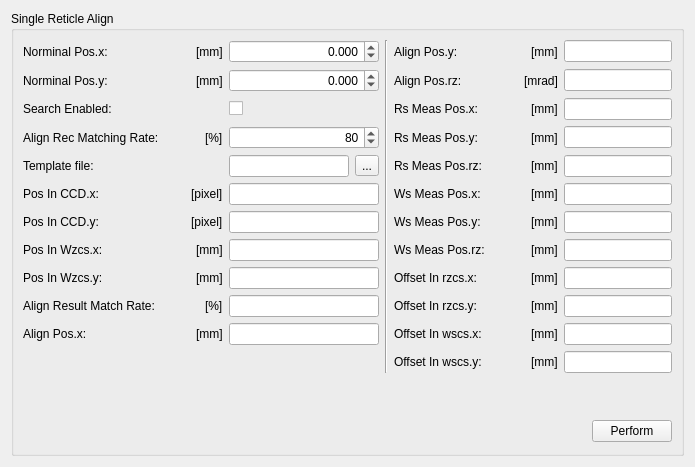
         <widget class="QWidget" name="tab_4">
          <attribute name="title">
           <string>Single Reticle Align</string>
          </attribute>
          <layout class="QGridLayout">
           <item row="0" column="0">
            <widget class="QGroupBox" name="EC4T_TTL_align_qgb">
             <property name="title">
              <string>Single Reticle Align</string>
             </property>
             <layout class="QGridLayout">
              <item row="0" column="0">
               <layout class="QHBoxLayout">
                <item>
                 <widget class="QLabel" name="EC4T_TTL_align__mark_norminal_pos_x_qlb">
                  <property name="text">
                   <string>Norminal Pos.x:</string>
                  </property>
                 </widget>
                </item>
                <item>
                 <spacer>
                  <property name="orientation">
                   <enum>Qt::Horizontal</enum>
                  </property>
                  <property name="sizeHint" stdset="0">
                   <size>
                    <width>40</width>
                    <height>20</height>
                   </size>
                  </property>
                 </spacer>
                </item>
                <item>
                 <widget class="QLabel" name="EC4T_TTL_align__mark_norminal_pos_x_qlb_2">
                  <property name="text">
                   <string>[mm]</string>
                  </property>
                 </widget>
                </item>
               </layout>
              </item>
              <item row="0" column="1" colspan="2">
               <widget class="QDoubleSpinBox" name="EC4T_TTL_align__mark_norminal_pos_x_qdsb">
                <property name="minimumSize">
                 <size>
                  <width>150</width>
                  <height>0</height>
                 </size>
                </property>
                <property name="alignment">
                 <set>Qt::AlignRight|Qt::AlignTrailing|Qt::AlignVCenter</set>
                </property>
                <property name="decimals">
                 <number>3</number>
                </property>
                <property name="minimum">
                 <double>-1000000.000000000000000</double>
                </property>
                <property name="maximum">
                 <double>1000000.000000000000000</double>
                </property>
                <property name="singleStep">
                 <double>0.001000000000000</double>
                </property>
               </widget>
              </item>
              <item row="0" column="3" rowspan="12">
               <widget class="Line" name="line_4">
                <property name="orientation">
                 <enum>Qt::Vertical</enum>
                </property>
               </widget>
              </item>
              <item row="0" column="4">
               <layout class="QHBoxLayout">
                <item>
                 <widget class="QLabel" name="EC4T_TTL_align__align_result_p_align_pos_y_qlb">
                  <property name="text">
                   <string>Align Pos.y:</string>
                  </property>
                 </widget>
                </item>
                <item>
                 <spacer>
                  <property name="orientation">
                   <enum>Qt::Horizontal</enum>
                  </property>
                  <property name="sizeHint" stdset="0">
                   <size>
                    <width>40</width>
                    <height>20</height>
                   </size>
                  </property>
                 </spacer>
                </item>
                <item>
                 <widget class="QLabel" name="EC4T_TTL_align__align_result_p_align_pos_y_qlb_2">
                  <property name="text">
                   <string>[mm]</string>
                  </property>
                 </widget>
                </item>
               </layout>
              </item>
              <item row="0" column="5">
               <widget class="SMEE::StatusLine" name="EC4T_TTL_align__align_result_p_align_pos_y_qle"/>
              </item>
              <item row="1" column="0">
               <layout class="QHBoxLayout">
                <item>
                 <widget class="QLabel" name="EC4T_TTL_align__mark_norminal_pos_y_qlb">
                  <property name="text">
                   <string>Norminal Pos.y:</string>
                  </property>
                 </widget>
                </item>
                <item>
                 <spacer>
                  <property name="orientation">
                   <enum>Qt::Horizontal</enum>
                  </property>
                  <property name="sizeHint" stdset="0">
                   <size>
                    <width>40</width>
                    <height>20</height>
                   </size>
                  </property>
                 </spacer>
                </item>
                <item>
                 <widget class="QLabel" name="EC4T_TTL_align__mark_norminal_pos_y_qlb_2">
                  <property name="text">
                   <string>[mm]</string>
                  </property>
                 </widget>
                </item>
               </layout>
              </item>
              <item row="1" column="1" colspan="2">
               <widget class="QDoubleSpinBox" name="EC4T_TTL_align__mark_norminal_pos_y_qdsb">
                <property name="alignment">
                 <set>Qt::AlignRight|Qt::AlignTrailing|Qt::AlignVCenter</set>
                </property>
                <property name="decimals">
                 <number>3</number>
                </property>
                <property name="minimum">
                 <double>-1000000.000000000000000</double>
                </property>
                <property name="maximum">
                 <double>1000000.000000000000000</double>
                </property>
                <property name="singleStep">
                 <double>0.001000000000000</double>
                </property>
               </widget>
              </item>
              <item row="1" column="4">
               <layout class="QHBoxLayout">
                <item>
                 <widget class="QLabel" name="EC4T_TTL_align__align_result_p_align_pos_rz_qlb">
                  <property name="text">
                   <string>Align Pos.rz:</string>
                  </property>
                 </widget>
                </item>
                <item>
                 <spacer>
                  <property name="orientation">
                   <enum>Qt::Horizontal</enum>
                  </property>
                  <property name="sizeHint" stdset="0">
                   <size>
                    <width>40</width>
                    <height>20</height>
                   </size>
                  </property>
                 </spacer>
                </item>
                <item>
                 <widget class="QLabel" name="EC4T_TTL_align__align_result_p_align_pos_rz_qlb_2">
                  <property name="text">
                   <string>[mrad]</string>
                  </property>
                 </widget>
                </item>
               </layout>
              </item>
              <item row="1" column="5">
               <widget class="SMEE::StatusLine" name="EC4T_TTL_align__align_result_p_align_pos_rz_qle"/>
              </item>
              <item row="2" column="0">
               <layout class="QHBoxLayout">
                <item>
                 <widget class="QLabel" name="EC4T_TTL_align__ttl_align_recipe_search_enabled_qlb">
                  <property name="text">
                   <string>Search Enabled:</string>
                  </property>
                 </widget>
                </item>
                <item>
                 <spacer>
                  <property name="orientation">
                   <enum>Qt::Horizontal</enum>
                  </property>
                  <property name="sizeHint" stdset="0">
                   <size>
                    <width>40</width>
                    <height>20</height>
                   </size>
                  </property>
                 </spacer>
                </item>
               </layout>
              </item>
              <item row="2" column="1">
               <widget class="QCheckBox" name="EC4T_TTL_align__ttl_align_recipe_search_enabled_qckb"/>
              </item>
              <item row="2" column="4">
               <layout class="QHBoxLayout">
                <item>
                 <widget class="QLabel" name="EC4T_TTL_align__align_result_p_rs_meas_pos_x_qlb">
                  <property name="text">
                   <string>Rs Meas Pos.x:</string>
                  </property>
                 </widget>
                </item>
                <item>
                 <spacer>
                  <property name="orientation">
                   <enum>Qt::Horizontal</enum>
                  </property>
                  <property name="sizeHint" stdset="0">
                   <size>
                    <width>40</width>
                    <height>20</height>
                   </size>
                  </property>
                 </spacer>
                </item>
                <item>
                 <widget class="QLabel" name="EC4T_TTL_align__align_result_p_rs_meas_pos_x_qlb_2">
                  <property name="text">
                   <string>[mm]</string>
                  </property>
                 </widget>
                </item>
               </layout>
              </item>
              <item row="2" column="5">
               <widget class="SMEE::StatusLine" name="EC4T_TTL_align__align_result_p_rs_meas_pos_x_qle"/>
              </item>
              <item row="3" column="0">
               <layout class="QHBoxLayout">
                <item>
                 <widget class="QLabel" name="EC4T_TTL_align__ttl_align_recipe_matching_rate_qlb">
                  <property name="text">
                   <string>Align Rec Matching Rate:</string>
                  </property>
                 </widget>
                </item>
                <item>
                 <spacer>
                  <property name="orientation">
                   <enum>Qt::Horizontal</enum>
                  </property>
                  <property name="sizeHint" stdset="0">
                   <size>
                    <width>40</width>
                    <height>20</height>
                   </size>
                  </property>
                 </spacer>
                </item>
                <item>
                 <widget class="QLabel" name="EC4T_TTL_align__ttl_align_recipe_matching_rate_qlb_2">
                  <property name="text">
                   <string>[%]</string>
                  </property>
                 </widget>
                </item>
               </layout>
              </item>
              <item row="3" column="1" colspan="2">
               <widget class="QDoubleSpinBox" name="EC4T_TTL_align__ttl_align_recipe_matching_rate_qdsb">
                <property name="alignment">
                 <set>Qt::AlignRight|Qt::AlignTrailing|Qt::AlignVCenter</set>
                </property>
                <property name="decimals">
                 <number>0</number>
                </property>
                <property name="minimum">
                 <double>-1000000.000000000000000</double>
                </property>
                <property name="maximum">
                 <double>1000000.000000000000000</double>
                </property>
                <property name="value">
                 <double>80.000000000000000</double>
                </property>
               </widget>
              </item>
              <item row="3" column="4">
               <layout class="QHBoxLayout">
                <item>
                 <widget class="QLabel" name="EC4T_TTL_align__align_result_p_rs_meas_pos_y_qlb">
                  <property name="text">
                   <string>Rs Meas Pos.y:</string>
                  </property>
                 </widget>
                </item>
                <item>
                 <spacer>
                  <property name="orientation">
                   <enum>Qt::Horizontal</enum>
                  </property>
                  <property name="sizeHint" stdset="0">
                   <size>
                    <width>40</width>
                    <height>20</height>
                   </size>
                  </property>
                 </spacer>
                </item>
                <item>
                 <widget class="QLabel" name="EC4T_TTL_align__align_result_p_rs_meas_pos_y_qlb_2">
                  <property name="text">
                   <string>[mm]</string>
                  </property>
                 </widget>
                </item>
               </layout>
              </item>
              <item row="3" column="5">
               <widget class="SMEE::StatusLine" name="EC4T_TTL_align__align_result_p_rs_meas_pos_y_qle"/>
              </item>
              <item row="4" column="0">
               <layout class="QHBoxLayout">
                <item>
                 <widget class="QLabel" name="EC4T_TTL_align__ttl_align_recipe_template_file_qlb">
                  <property name="text">
                   <string>Template file:</string>
                  </property>
                 </widget>
                </item>
                <item>
                 <spacer>
                  <property name="orientation">
                   <enum>Qt::Horizontal</enum>
                  </property>
                  <property name="sizeHint" stdset="0">
                   <size>
                    <width>40</width>
                    <height>20</height>
                   </size>
                  </property>
                 </spacer>
                </item>
               </layout>
              </item>
              <item row="4" column="1" colspan="2">
               <layout class="QGridLayout">
                <item row="0" column="0">
                 <widget class="QLineEdit" name="EC4T_TTL_align__ttl_align_recipe_template_file_qle"/>
                </item>
                <item row="0" column="1">
                 <widget class="QToolButton" name="toolButton_2">
                  <property name="text">
                   <string>...</string>
                  </property>
                 </widget>
                </item>
               </layout>
              </item>
              <item row="4" column="4">
               <layout class="QHBoxLayout">
                <item>
                 <widget class="QLabel" name="EC4T_TTL_align__align_result_p_rs_meas_pos_rz_qlb">
                  <property name="text">
                   <string>Rs Meas Pos.rz:</string>
                  </property>
                 </widget>
                </item>
                <item>
                 <spacer>
                  <property name="orientation">
                   <enum>Qt::Horizontal</enum>
                  </property>
                  <property name="sizeHint" stdset="0">
                   <size>
                    <width>40</width>
                    <height>20</height>
                   </size>
                  </property>
                 </spacer>
                </item>
                <item>
                 <widget class="QLabel" name="EC4T_TTL_align__align_result_p_rs_meas_pos_rz_qlb_2">
                  <property name="text">
                   <string>[mm]</string>
                  </property>
                 </widget>
                </item>
               </layout>
              </item>
              <item row="4" column="5">
               <widget class="SMEE::StatusLine" name="EC4T_TTL_align__align_result_p_rs_meas_pos_rz_qle"/>
              </item>
              <item row="5" column="0">
               <layout class="QHBoxLayout">
                <item>
                 <widget class="QLabel" name="EC4T_TTL_align__align_result_p_mark_pos_in_ccd_x_qlb">
                  <property name="text">
                   <string>Pos In CCD.x:</string>
                  </property>
                 </widget>
                </item>
                <item>
                 <spacer>
                  <property name="orientation">
                   <enum>Qt::Horizontal</enum>
                  </property>
                  <property name="sizeHint" stdset="0">
                   <size>
                    <width>40</width>
                    <height>20</height>
                   </size>
                  </property>
                 </spacer>
                </item>
                <item>
                 <widget class="QLabel" name="EC4T_TTL_align__align_result_p_mark_pos_in_ccd_x_qlb_2">
                  <property name="text">
                   <string>[pixel]</string>
                  </property>
                 </widget>
                </item>
               </layout>
              </item>
              <item row="5" column="1" colspan="2">
               <widget class="SMEE::StatusLine" name="EC4T_TTL_align__align_result_p_mark_pos_in_ccd_x_qle"/>
              </item>
              <item row="5" column="4">
               <layout class="QHBoxLayout">
                <item>
                 <widget class="QLabel" name="EC4T_TTL_align__align_result_p_ws_meas_pos_x_qlb">
                  <property name="text">
                   <string>Ws Meas Pos.x:</string>
                  </property>
                 </widget>
                </item>
                <item>
                 <spacer>
                  <property name="orientation">
                   <enum>Qt::Horizontal</enum>
                  </property>
                  <property name="sizeHint" stdset="0">
                   <size>
                    <width>40</width>
                    <height>20</height>
                   </size>
                  </property>
                 </spacer>
                </item>
                <item>
                 <widget class="QLabel" name="EC4T_TTL_align__align_result_p_ws_meas_pos_x_qlb_2">
                  <property name="text">
                   <string>[mm]</string>
                  </property>
                 </widget>
                </item>
               </layout>
              </item>
              <item row="5" column="5">
               <widget class="SMEE::StatusLine" name="EC4T_TTL_align__align_result_p_ws_meas_pos_x_qle"/>
              </item>
              <item row="6" column="0">
               <layout class="QHBoxLayout">
                <item>
                 <widget class="QLabel" name="EC4T_TTL_align__align_result_p_mark_pos_in_ccd_y_qlb">
                  <property name="text">
                   <string>Pos In CCD.y:</string>
                  </property>
                 </widget>
                </item>
                <item>
                 <spacer>
                  <property name="orientation">
                   <enum>Qt::Horizontal</enum>
                  </property>
                  <property name="sizeHint" stdset="0">
                   <size>
                    <width>40</width>
                    <height>20</height>
                   </size>
                  </property>
                 </spacer>
                </item>
                <item>
                 <widget class="QLabel" name="EC4T_TTL_align__align_result_p_mark_pos_in_ccd_y_qlb_2">
                  <property name="text">
                   <string>[pixel]</string>
                  </property>
                 </widget>
                </item>
               </layout>
              </item>
              <item row="6" column="1" colspan="2">
               <widget class="SMEE::StatusLine" name="EC4T_TTL_align__align_result_p_mark_pos_in_ccd_y_qle"/>
              </item>
              <item row="6" column="4">
               <layout class="QHBoxLayout">
                <item>
                 <widget class="QLabel" name="EC4T_TTL_align__align_result_p_ws_meas_pos_y_qlb">
                  <property name="text">
                   <string>Ws Meas Pos.y:</string>
                  </property>
                 </widget>
                </item>
                <item>
                 <spacer>
                  <property name="orientation">
                   <enum>Qt::Horizontal</enum>
                  </property>
                  <property name="sizeHint" stdset="0">
                   <size>
                    <width>40</width>
                    <height>20</height>
                   </size>
                  </property>
                 </spacer>
                </item>
                <item>
                 <widget class="QLabel" name="EC4T_TTL_align__align_result_p_ws_meas_pos_y_qlb_2">
                  <property name="text">
                   <string>[mm]</string>
                  </property>
                 </widget>
                </item>
               </layout>
              </item>
              <item row="6" column="5">
               <widget class="SMEE::StatusLine" name="EC4T_TTL_align__align_result_p_ws_meas_pos_y_qle"/>
              </item>
              <item row="7" column="0">
               <layout class="QHBoxLayout">
                <item>
                 <widget class="QLabel" name="EC4T_TTL_align__align_result_p_mark_pos_in_wzcs_x_qlb">
                  <property name="text">
                   <string>Pos In Wzcs.x:</string>
                  </property>
                 </widget>
                </item>
                <item>
                 <spacer>
                  <property name="orientation">
                   <enum>Qt::Horizontal</enum>
                  </property>
                  <property name="sizeHint" stdset="0">
                   <size>
                    <width>40</width>
                    <height>20</height>
                   </size>
                  </property>
                 </spacer>
                </item>
                <item>
                 <widget class="QLabel" name="EC4T_TTL_align__align_result_p_mark_pos_in_wzcs_x_qlb_2">
                  <property name="text">
                   <string>[mm]</string>
                  </property>
                 </widget>
                </item>
               </layout>
              </item>
              <item row="7" column="1" colspan="2">
               <widget class="SMEE::StatusLine" name="EC4T_TTL_align__align_result_p_mark_pos_in_wzcs_x_qle"/>
              </item>
              <item row="7" column="4">
               <layout class="QHBoxLayout">
                <item>
                 <widget class="QLabel" name="EC4T_TTL_align__align_result_p_ws_meas_pos_rz_qlb">
                  <property name="text">
                   <string>Ws Meas Pos.rz:</string>
                  </property>
                 </widget>
                </item>
                <item>
                 <spacer>
                  <property name="orientation">
                   <enum>Qt::Horizontal</enum>
                  </property>
                  <property name="sizeHint" stdset="0">
                   <size>
                    <width>40</width>
                    <height>20</height>
                   </size>
                  </property>
                 </spacer>
                </item>
                <item>
                 <widget class="QLabel" name="EC4T_TTL_align__align_result_p_ws_meas_pos_rz_qlb_2">
                  <property name="text">
                   <string>[mm]</string>
                  </property>
                 </widget>
                </item>
               </layout>
              </item>
              <item row="7" column="5">
               <widget class="SMEE::StatusLine" name="EC4T_TTL_align__align_result_p_ws_meas_pos_rz_qle"/>
              </item>
              <item row="8" column="0">
               <layout class="QHBoxLayout">
                <item>
                 <widget class="QLabel" name="EC4T_TTL_align__align_result_p_mark_pos_in_wzcs_y_qlb">
                  <property name="text">
                   <string>Pos In Wzcs.y:</string>
                  </property>
                 </widget>
                </item>
                <item>
                 <spacer>
                  <property name="orientation">
                   <enum>Qt::Horizontal</enum>
                  </property>
                  <property name="sizeHint" stdset="0">
                   <size>
                    <width>40</width>
                    <height>20</height>
                   </size>
                  </property>
                 </spacer>
                </item>
                <item>
                 <widget class="QLabel" name="EC4T_TTL_align__align_result_p_mark_pos_in_wzcs_y_qlb_2">
                  <property name="text">
                   <string>[mm]</string>
                  </property>
                 </widget>
                </item>
               </layout>
              </item>
              <item row="8" column="1" colspan="2">
               <widget class="SMEE::StatusLine" name="EC4T_TTL_align__align_result_p_mark_pos_in_wzcs_y_qle"/>
              </item>
              <item row="8" column="4">
               <layout class="QHBoxLayout">
                <item>
                 <widget class="QLabel" name="EC4T_TTL_align__align_result_p_mark_offset_in_rzcs_x_qlb">
                  <property name="text">
                   <string>Offset In rzcs.x:</string>
                  </property>
                 </widget>
                </item>
                <item>
                 <spacer>
                  <property name="orientation">
                   <enum>Qt::Horizontal</enum>
                  </property>
                  <property name="sizeHint" stdset="0">
                   <size>
                    <width>40</width>
                    <height>20</height>
                   </size>
                  </property>
                 </spacer>
                </item>
                <item>
                 <widget class="QLabel" name="EC4T_TTL_align__align_result_p_mark_offset_in_rzcs_x_qlb_2">
                  <property name="text">
                   <string>[mm]</string>
                  </property>
                 </widget>
                </item>
               </layout>
              </item>
              <item row="8" column="5">
               <widget class="SMEE::StatusLine" name="EC4T_TTL_align__align_result_p_mark_offset_in_rzcs_x_qle"/>
              </item>
              <item row="9" column="0">
               <layout class="QHBoxLayout">
                <item>
                 <widget class="QLabel" name="EC4T_TTL_align__align_result_p_match_rate_qlb">
                  <property name="text">
                   <string>Align Result Match Rate:</string>
                  </property>
                 </widget>
                </item>
                <item>
                 <spacer>
                  <property name="orientation">
                   <enum>Qt::Horizontal</enum>
                  </property>
                  <property name="sizeHint" stdset="0">
                   <size>
                    <width>40</width>
                    <height>20</height>
                   </size>
                  </property>
                 </spacer>
                </item>
                <item>
                 <widget class="QLabel" name="EC4T_TTL_align__align_result_p_match_rate_qlb_2">
                  <property name="text">
                   <string>[%]</string>
                  </property>
                 </widget>
                </item>
               </layout>
              </item>
              <item row="9" column="1" colspan="2">
               <widget class="SMEE::StatusLine" name="EC4T_TTL_align__align_result_p_match_rate_qle"/>
              </item>
              <item row="9" column="4">
               <layout class="QHBoxLayout">
                <item>
                 <widget class="QLabel" name="EC4T_TTL_align__align_result_p_mark_offset_in_rzcs_y_qlb">
                  <property name="text">
                   <string>Offset In rzcs.y:</string>
                  </property>
                 </widget>
                </item>
                <item>
                 <spacer>
                  <property name="orientation">
                   <enum>Qt::Horizontal</enum>
                  </property>
                  <property name="sizeHint" stdset="0">
                   <size>
                    <width>40</width>
                    <height>20</height>
                   </size>
                  </property>
                 </spacer>
                </item>
                <item>
                 <widget class="QLabel" name="EC4T_TTL_align__align_result_p_mark_offset_in_rzcs_y_qlb_2">
                  <property name="text">
                   <string>[mm]</string>
                  </property>
                 </widget>
                </item>
               </layout>
              </item>
              <item row="9" column="5">
               <widget class="SMEE::StatusLine" name="EC4T_TTL_align__align_result_p_mark_offset_in_rzcs_y_qle"/>
              </item>
              <item row="10" column="0">
               <layout class="QHBoxLayout">
                <item>
                 <widget class="QLabel" name="EC4T_TTL_align__align_result_p_align_pos_x_qlb">
                  <property name="text">
                   <string>Align Pos.x:</string>
                  </property>
                 </widget>
                </item>
                <item>
                 <spacer>
                  <property name="orientation">
                   <enum>Qt::Horizontal</enum>
                  </property>
                  <property name="sizeHint" stdset="0">
                   <size>
                    <width>40</width>
                    <height>20</height>
                   </size>
                  </property>
                 </spacer>
                </item>
                <item>
                 <widget class="QLabel" name="EC4T_TTL_align__align_result_p_align_pos_x_qlb_2">
                  <property name="text">
                   <string>[mm]</string>
                  </property>
                 </widget>
                </item>
               </layout>
              </item>
              <item row="10" column="1" colspan="2">
               <widget class="SMEE::StatusLine" name="EC4T_TTL_align__align_result_p_align_pos_x_qle"/>
              </item>
              <item row="10" column="4">
               <layout class="QHBoxLayout">
                <item>
                 <widget class="QLabel" name="EC4T_TTL_align__align_result_p_mark_offset_in_wscs_x_qlb">
                  <property name="text">
                   <string>Offset In wscs.x:</string>
                  </property>
                 </widget>
                </item>
                <item>
                 <spacer>
                  <property name="orientation">
                   <enum>Qt::Horizontal</enum>
                  </property>
                  <property name="sizeHint" stdset="0">
                   <size>
                    <width>40</width>
                    <height>20</height>
                   </size>
                  </property>
                 </spacer>
                </item>
                <item>
                 <widget class="QLabel" name="EC4T_TTL_align__align_result_p_mark_offset_in_wscs_x_qlb_2">
                  <property name="text">
                   <string>[mm]</string>
                  </property>
                 </widget>
                </item>
               </layout>
              </item>
              <item row="10" column="5">
               <widget class="SMEE::StatusLine" name="EC4T_TTL_align__align_result_p_mark_offset_in_wscs_x_qle"/>
              </item>
              <item row="11" column="4">
               <layout class="QHBoxLayout">
                <item>
                 <widget class="QLabel" name="EC4T_TTL_align__align_result_p_mark_offset_in_wscs_y_qlb">
                  <property name="text">
                   <string>Offset In wscs.y:</string>
                  </property>
                 </widget>
                </item>
                <item>
                 <spacer>
                  <property name="orientation">
                   <enum>Qt::Horizontal</enum>
                  </property>
                  <property name="sizeHint" stdset="0">
                   <size>
                    <width>40</width>
                    <height>20</height>
                   </size>
                  </property>
                 </spacer>
                </item>
                <item>
                 <widget class="QLabel" name="EC4T_TTL_align__align_result_p_mark_offset_in_wscs_y_qlb_2">
                  <property name="text">
                   <string>[mm]</string>
                  </property>
                 </widget>
                </item>
               </layout>
              </item>
              <item row="11" column="5">
               <widget class="SMEE::StatusLine" name="EC4T_TTL_align__align_result_p_mark_offset_in_wscs_y_qle"/>
              </item>
              <item row="12" column="2">
               <spacer>
                <property name="orientation">
                 <enum>Qt::Vertical</enum>
                </property>
                <property name="sizeHint" stdset="0">
                 <size>
                  <width>20</width>
                  <height>40</height>
                 </size>
                </property>
               </spacer>
              </item>
              <item row="13" column="0" colspan="6">
               <layout class="QGridLayout">
                <item row="0" column="0">
                 <spacer>
                  <property name="orientation">
                   <enum>Qt::Horizontal</enum>
                  </property>
                  <property name="sizeHint" stdset="0">
                   <size>
                    <width>40</width>
                    <height>25</height>
                   </size>
                  </property>
                 </spacer>
                </item>
                <item row="0" column="1">
                 <widget class="SMEE::PerformButton" name="EC4T_TTL_align_qpb">
                  <property name="text">
                   <string>Perform</string>
                  </property>
                 </widget>
                </item>
               </layout>
              </item>
             </layout>
            </widget>
           </item>
          </layout>
         </widget>
